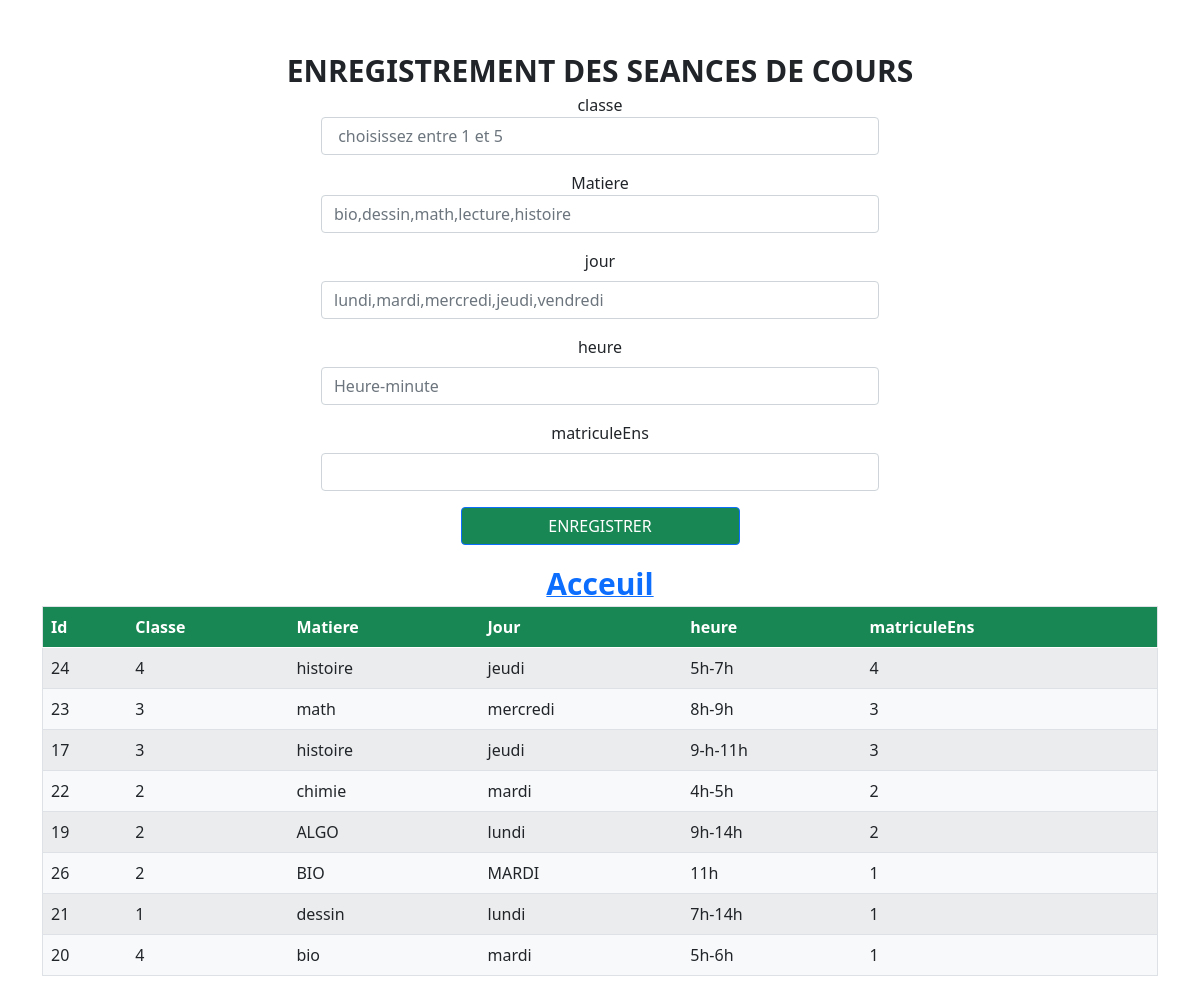
Screenshot of /enreg.php with the database file from the repository.
### tables this page shows
CREATE TABLE `tb_cours` (
  `id` int NOT NULL,
  `classe` varchar(30) NOT NULL,
  `matiere` varchar(30) NOT NULL,
  `jour` varchar(30) NOT NULL,
  `heure` varchar(30) NOT NULL,
  `matriculeEns` int NOT NULL
);

### enreg.php (the view, shortened to what this page needs)
<?php
try {
    $bdd = new PDO("mysql:host=localhost;dbname=emploidutemps", 'root', '');
    $bdd->setAttribute(PDO::ATTR_ERRMODE, PDO::ERRMODE_EXCEPTION);
} catch (Exception $e) {
    die('error') . $e->getMessage();
}
?>
<!DOCTYPE html>
<html lang="en">
<head>
    <link rel="stylesheet" href="bootstrap/css/bootstrap.css">
</head>
<body>
    <br><br>
    <div class="container" align="center">
        <div>
            <strong style="font-size:30px;"> <b> ENREGISTREMENT DES SEANCES DE COURS</b> </strong>
        </div>
        <div>
            <form method="POST" class=" well col-md-6" autocomplete="off">
                <div class="mb-3">
                    <label for="classe" class="control-label">classe</label>
                    <input type="text" class="form-control" placeholder=" choisissez entre 1 et 5" name="classe">
                </div>
                <div class="mb-3">
                    <label for="matiere" class="control-label">Matiere</label>
                    <input type="text" class="form-control" id="matiere" placeholder="bio,dessin,math,lecture,histoire"  name="matiere" required="required">
                </div>
                <div class="mb-3">
                    <label for="jour" class="form-label">jour</label>
                    <input type="text" class="form-control" name="jour"  placeholder="lundi,mardi,mercredi,jeudi,vendredi" required="required">
                </div>
                <div class="mb-3">
                    <label for="heure" class="form-label">heure</label>
                    <input type="text" class="form-control" id="matiere" placeholder="Heure-minute"  name="heure" required="required">
                </div>
                <div class="mb-3">
                    <label for="matriculeEns" class="form-label">matriculeEns</label>
                    <input type="text" id="matriculeEns" class="form-control" name="matriculeEns">
                </div>
                <div class="d-grid gap-2 col-6 mx-auto mb-3">
                    <button class="btn btn-primary  bg-success text-white" type="submit" name="enregistrer">ENREGISTRER</button>
                </div>
                <div>
                    <a href="index.php"> <strong style="font-size:30px;"> <b>Acceuil</b> </strong> </a>
                </div>
            </form>
        </div>
        <div>
            <table class="table p-2 bg-light border table table-striped table-hover">
                <thead class=" bg-success text-white">
                    <tr>
                        <th>Id</th>
                        <th>Classe</th>
                        <th>Matiere</th>
                        <th>Jour</th>
                        <th>heure</th>
                        <th>matriculeEns</th>
                    </tr>
                </thead>
                <tbody>
                    <?php
                    $rows = $bdd->query('SELECT * FROM tb_cours ORDER BY matriculeEns DESC LIMIT 0,100');
                    foreach ($rows as $row) :
                    ?>
                        <tr>
                            <td><?= $row['id']; ?></td>
                            <td><?= $row['classe']; ?></td>
                            <td><?= $row['matiere']; ?> </td>
                            <td><?= $row['jour']; ?> </td>
                            <td><?= $row['heure']; ?> </td>
                            <td><?= $row['matriculeEns']; ?> </td>
                        </tr>
                    <?php
                    endforeach;
                    ?>
                </tbody>
            </table>
        </div>
    </div>
</body>
</html>

### rows the page displays
tb_cours: id "24", classe "4", matiere "histoire", jour "jeudi", heure "5h-7h", matriculeEns "4"
tb_cours: id "23", classe "3", matiere "math", jour "mercredi", heure "8h-9h", matriculeEns "3"
tb_cours: id "17", classe "3", matiere "histoire", jour "jeudi", heure "9-h-11h", matriculeEns "3"
tb_cours: id "22", classe "2", matiere "chimie", jour "mardi", heure "4h-5h", matriculeEns "2"
tb_cours: id "19", classe "2", matiere "ALGO", jour "lundi", heure "9h-14h", matriculeEns "2"
tb_cours: id "26", classe "2", matiere "BIO", jour "MARDI", heure "11h", matriculeEns "1"
tb_cours: id "21", classe "1", matiere "dessin", jour "lundi", heure "7h-14h", matriculeEns "1"
tb_cours: id "20", classe "4", matiere "bio", jour "mardi", heure "5h-6h", matriculeEns "1"
